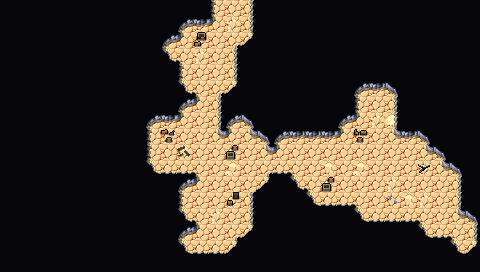

A level layout from a 2D game, rendered from its tile map. Below: a short description, then the map file with tile-grid data replaced by summaries:
An orthogonal 30x17 tile map with 16x16 px tiles, 5 tile layers (Collision, Background, Background 2, Walls, ...), 2 tilesets and 10 objects.

<map version="1.5" tiledversion="1.7.2" orientation="orthogonal" renderorder="right-down" width="30" height="17" tilewidth="16" tileheight="16" infinite="0" nextlayerid="8" nextobjectid="77">
 <editorsettings>
  <export target="wastetown..tmx" format="tmx" />
 </editorsettings>
 <tileset firstgid="1" source="../../../tileset/main.tsx" />
 <tileset firstgid="3477" source="../../../tileset/buildings.tsx" />
 <layer id="6" name="Collision" width="30" height="17">
  <data>[510 cells, 6 non-empty, 6 distinct tile ids]</data>
 </layer>
 <layer id="1" name="Background" width="30" height="17">
  <data>[510 cells, 510 non-empty, 1 distinct tile ids]</data>
 </layer>
 <layer id="7" name="Background 2" width="30" height="17">
  <data>[510 cells, 1 non-empty, 1 distinct tile ids]</data>
 </layer>
 <layer id="2" name="Walls" width="30" height="17">
  <data>[510 cells, 458 non-empty, 19 distinct tile ids]</data>
 </layer>
 <layer id="3" name="Clutter" width="30" height="17">
  <properties>
   <property name="spriteLayer" type="bool" value="true" />
  </properties>
  <data>[510 cells, 9 non-empty, 8 distinct tile ids]</data>
 </layer>
 <objectgroup id="4" name="Objects">
  <object id="67" template="../../../obj/door_down.tx" x="223.169" y="18.5974">
   <properties>
    <property name="teleport" value="../common/maps/map/cave/cave_multilevel/cave_16BL2.tmx" />
    <property name="teleportObjectId" value="77" />
   </properties>
  </object>
  <object id="68" template="../../../obj/treasure.tx" x="455" y="239" />
  <object id="69" template="../../../obj/gold.tx" x="369" y="103.5" />
  <object id="70" template="../../../obj/gold.tx" x="368" y="175" />
  <object id="71" template="../../../obj/treasure.tx" x="208" y="251.5" />
  <object id="72" template="../../../obj/enemy.tx" x="198.5" y="91">
   <properties>
    <property name="enemy" value="Goblin" />
   </properties>
  </object>
  <object id="73" template="../../../obj/enemy.tx" x="274" y="168">
   <properties>
    <property name="enemy" value="Goblin" />
   </properties>
  </object>
  <object id="74" template="../../../obj/enemy.tx" x="351.5" y="174.5">
   <properties>
    <property name="enemy" value="Goblin" />
   </properties>
  </object>
  <object id="75" template="../../../obj/enemy.tx" x="365.818" y="124.455">
   <properties>
    <property name="enemy" value="Goblin Warrior" />
   </properties>
  </object>
  <object id="76" template="../../../obj/enemy.tx" x="438.5" y="228.5">
   <properties>
    <property name="enemy" value="Goblin Chief" />
   </properties>
  </object>
 </objectgroup>
</map>
